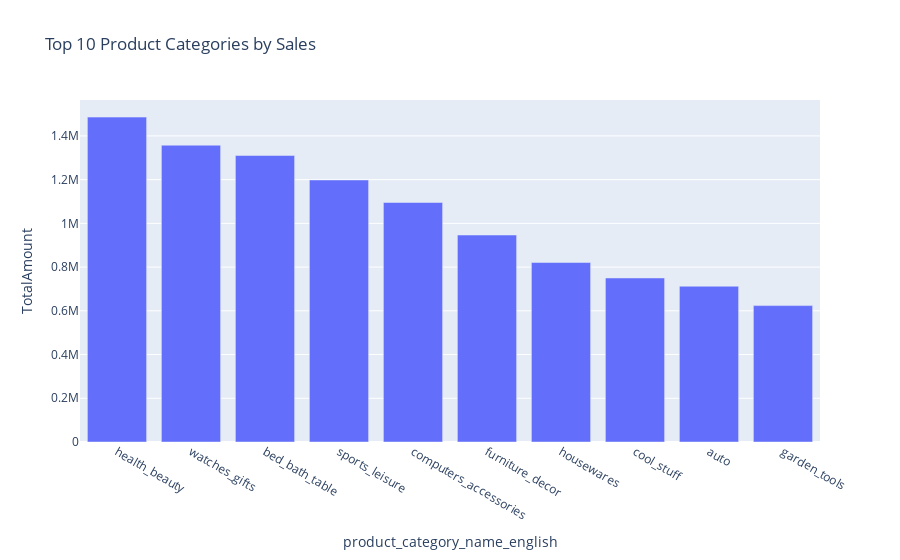

The code cell stored with this chart in its notebook:
### Code cell
#Top 10 Product categories by sales
top_categories = df.groupby("product_category_name_english")["TotalAmount"].sum().nlargest(10).reset_index()

fig = px.bar(top_categories, x="product_category_name_english", y="TotalAmount", title="Top 10 Product Categories by Sales")
fig.show()

### Figure 1 — Plotly figure (JSON) as saved in the notebook; plotly's stock layout.template omitted (floating-point values rounded to 4 significant figures)
{"data": [{"alignmentgroup": "True", "hovertemplate": "product_category_name_english=%{x}<br>TotalAmount=%{y}<extra></extra>", "legendgroup": "", "marker": {"color": "#636efa", "pattern": {"shape": ""}}, "name": "", "offsetgroup": "", "orientation": "v", "showlegend": false, "textposition": "auto", "type": "bar", "x": ["health_beauty", "watches_gifts", "bed_bath_table", "sports_leisure", "computers_accessories", "furniture_decor", "housewares", "cool_stuff", "auto", "garden_tools"], "xaxis": "x", "y": [1486000.0, 1357000.0, 1310000.0, 1199000.0, 1095000.0, 946600.0, 820900.0, 750200.0, 712400.0, 623900.0], "yaxis": "y"}], "layout": {"barmode": "relative", "legend": {"tracegroupgap": 0}, "title": {"text": "Top 10 Product Categories by Sales"}, "xaxis": {"anchor": "y", "domain": [0, 1], "title": {"text": "product_category_name_english"}}, "yaxis": {"anchor": "x", "domain": [0, 1], "title": {"text": "TotalAmount"}}}}
